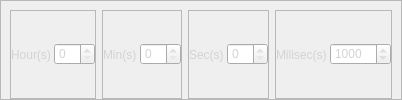
                  <widget class="QFrame" name="frame_28">
                   <property name="styleSheet">
                    <string notr="true">color:lightgray;</string>
                   </property>
                   <property name="frameShape">
                    <enum>QFrame::StyledPanel</enum>
                   </property>
                   <property name="frameShadow">
                    <enum>QFrame::Raised</enum>
                   </property>
                   <layout class="QHBoxLayout" name="horizontalLayout_14">
                    <property name="leftMargin">
                     <number>9</number>
                    </property>
                    <property name="topMargin">
                     <number>9</number>
                    </property>
                    <property name="rightMargin">
                     <number>9</number>
                    </property>
                    <property name="bottomMargin">
                     <number>0</number>
                    </property>
                    <item>
                     <widget class="QFrame" name="frame_37">
                      <property name="frameShape">
                       <enum>QFrame::StyledPanel</enum>
                      </property>
                      <property name="frameShadow">
                       <enum>QFrame::Raised</enum>
                      </property>
                      <layout class="QHBoxLayout" name="horizontalLayout_9">
                       <property name="spacing">
                        <number>3</number>
                       </property>
                       <property name="leftMargin">
                        <number>0</number>
                       </property>
                       <property name="topMargin">
                        <number>0</number>
                       </property>
                       <property name="rightMargin">
                        <number>0</number>
                       </property>
                       <property name="bottomMargin">
                        <number>0</number>
                       </property>
                       <item>
                        <widget class="QLabel" name="label_9">
                         <property name="text">
                          <string>Hour(s)</string>
                         </property>
                        </widget>
                       </item>
                       <item>
                        <widget class="QSpinBox" name="hrs"/>
                       </item>
                      </layout>
                     </widget>
                    </item>
                    <item>
                     <widget class="QFrame" name="frame_16">
                      <property name="frameShape">
                       <enum>QFrame::StyledPanel</enum>
                      </property>
                      <property name="frameShadow">
                       <enum>QFrame::Raised</enum>
                      </property>
                      <layout class="QHBoxLayout" name="horizontalLayout_8">
                       <property name="spacing">
                        <number>3</number>
                       </property>
                       <property name="leftMargin">
                        <number>0</number>
                       </property>
                       <property name="topMargin">
                        <number>0</number>
                       </property>
                       <property name="rightMargin">
                        <number>0</number>
                       </property>
                       <property name="bottomMargin">
                        <number>0</number>
                       </property>
                       <item>
                        <widget class="QLabel" name="label_10">
                         <property name="text">
                          <string>Min(s)</string>
                         </property>
                        </widget>
                       </item>
                       <item>
                        <widget class="QSpinBox" name="mins">
                         <property name="maximum">
                          <number>60</number>
                         </property>
                        </widget>
                       </item>
                      </layout>
                     </widget>
                    </item>
                    <item>
                     <widget class="QFrame" name="frame_12">
                      <property name="frameShape">
                       <enum>QFrame::StyledPanel</enum>
                      </property>
                      <property name="frameShadow">
                       <enum>QFrame::Raised</enum>
                      </property>
                      <layout class="QHBoxLayout" name="horizontalLayout_2">
                       <property name="spacing">
                        <number>3</number>
                       </property>
                       <property name="leftMargin">
                        <number>0</number>
                       </property>
                       <property name="topMargin">
                        <number>0</number>
                       </property>
                       <property name="rightMargin">
                        <number>0</number>
                       </property>
                       <property name="bottomMargin">
                        <number>0</number>
                       </property>
                       <item>
                        <widget class="QLabel" name="label_11">
                         <property name="text">
                          <string>Sec(s)</string>
                         </property>
                        </widget>
                       </item>
                       <item>
                        <widget class="QSpinBox" name="secs">
                         <property name="maximum">
                          <number>60</number>
                         </property>
                        </widget>
                       </item>
                      </layout>
                     </widget>
                    </item>
                    <item>
                     <widget class="QFrame" name="frame_38">
                      <property name="frameShape">
                       <enum>QFrame::StyledPanel</enum>
                      </property>
                      <property name="frameShadow">
                       <enum>QFrame::Raised</enum>
                      </property>
                      <layout class="QHBoxLayout" name="horizontalLayout_13">
                       <property name="spacing">
                        <number>3</number>
                       </property>
                       <property name="leftMargin">
                        <number>0</number>
                       </property>
                       <property name="topMargin">
                        <number>0</number>
                       </property>
                       <property name="rightMargin">
                        <number>0</number>
                       </property>
                       <property name="bottomMargin">
                        <number>0</number>
                       </property>
                       <item>
                        <widget class="QLabel" name="label_12">
                         <property name="text">
                          <string>Milisec(s)</string>
                         </property>
                        </widget>
                       </item>
                       <item>
                        <widget class="QSpinBox" name="msecs">
                         <property name="minimum">
                          <number>100</number>
                         </property>
                         <property name="maximum">
                          <number>60000</number>
                         </property>
                         <property name="singleStep">
                          <number>100</number>
                         </property>
                         <property name="value">
                          <number>1000</number>
                         </property>
                        </widget>
                       </item>
                      </layout>
                     </widget>
                    </item>
                   </layout>
                  </widget>
